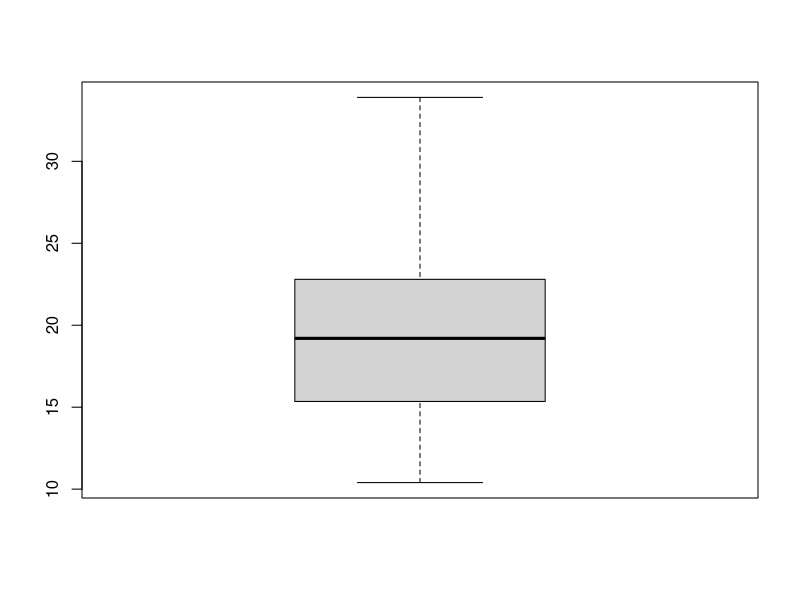
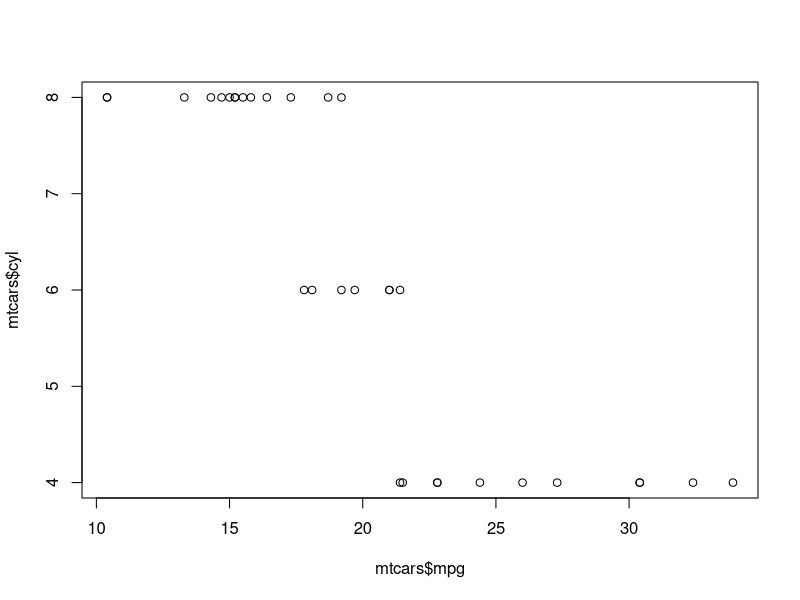

Generate these figures, in order, with R:
summary(mtcars)
mean (mtcars$mpg)
sd(mtcars$mpg)
max(mtcars$mpg)
min(mtcars$mpg)
boxplot(mtcars$mpg)
mtcars$mpg
length(mtcars$mpg)
plot(mtcars$mpg, mtcars$cyl)
